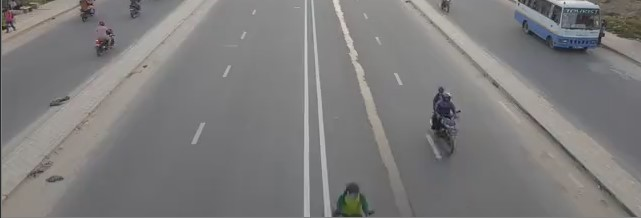
#> input picture test/test_from_video.jpg, 641 x 218 px
$ python mask.py
#> lines starting #> are read from the running program, lines starting #| are printed output that depends on the picture; after the words box and inside, x2 and y2 are one past the last pixel; in counts of white or black regions, pixels touching at a corner belong together
import cv2
import numpy as np

img = cv2.imread("test_from_video.jpg")
#> img is the input picture: shape (218, 641, 3); mean B, G, R 123.7, 123.9, 125.1
vertices = [
    (100, 100),
    (200, 200),
    (200, 100)
]

mask = np.zeros_like(img)
channel_count = img.shape[2]
#> channel_count = 3
match_mask_color = (255,) * channel_count
#> match_mask_color = (255, 255, 255)
cv2.fillPoly(mask, np.array([vertices], np.int32), match_mask_color)
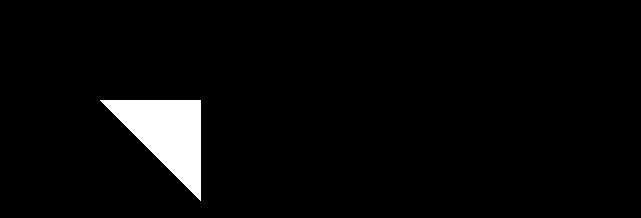
#> mask: shape (218, 641, 3); 3.7% white; 1 white region, box (x1, y1, x2, y2) and area: (100, 100, 201, 201) 5151
masked_img = cv2.bitwise_and(img, mask)
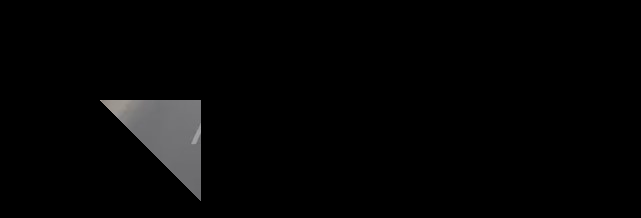
#> masked_img: shape (218, 641, 3); mean B, G, R 4.4, 4.3, 4.4

("img", img)
("mask", mask)
("masked_img", masked_img)


cv2.waitKey(0)
